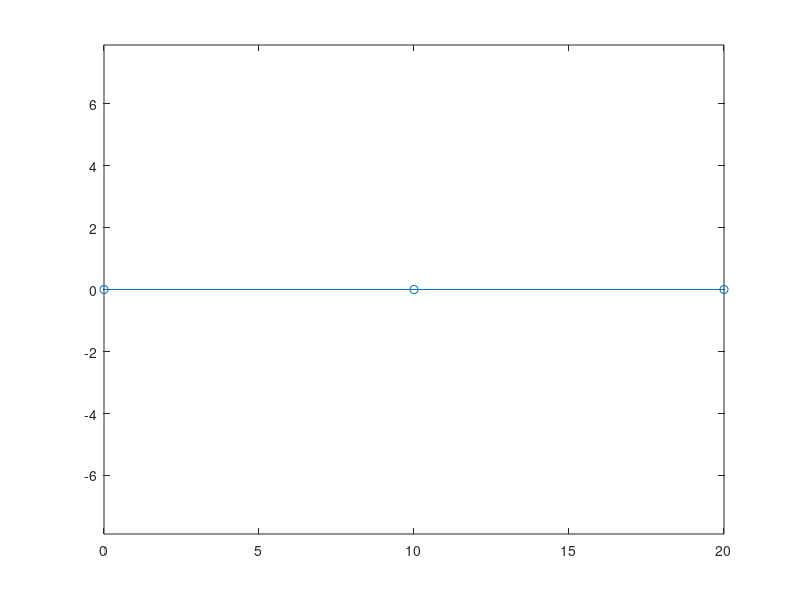

The MATLAB script that drew this image: (Note: this script raises an error after producing the figure.)
clc
close all
clear all

%% Problem Data
L = 20;
N = 2;

for k = 1:N
    beam(k).w = 0.4;  % width
    beam(k).h = 0.5;  % height
    beam(k).l = 20;   % length
    beam(k).E = 30e6;

    beam(k).A = beam(k).w * beam(k).h;
    beam(k).I = beam(k).w * beam(k).h^3/12;
end

x = linspace(0, L, N+1)';
y = zeros(N+1, 1);

figure
plot(x, y, '-o')
hold on
axis equal

f = [0 -1e2 0]';



%% Computations
%Compute Stiffness Matrix
K = stiffMat(beam, N);

%Eliminate Constrained Nodes
K = K(4:end, 4:end);
% Ke(1:3,:) = [];
% Ke(:,1:3) = [];

u = K\f;


%% Post Processing
figure
plot(x,y, '-o')
hold on
plot(x + [0;u(1:3:end)], y + [0;u(2:3:end)], '-or')
axis equal

